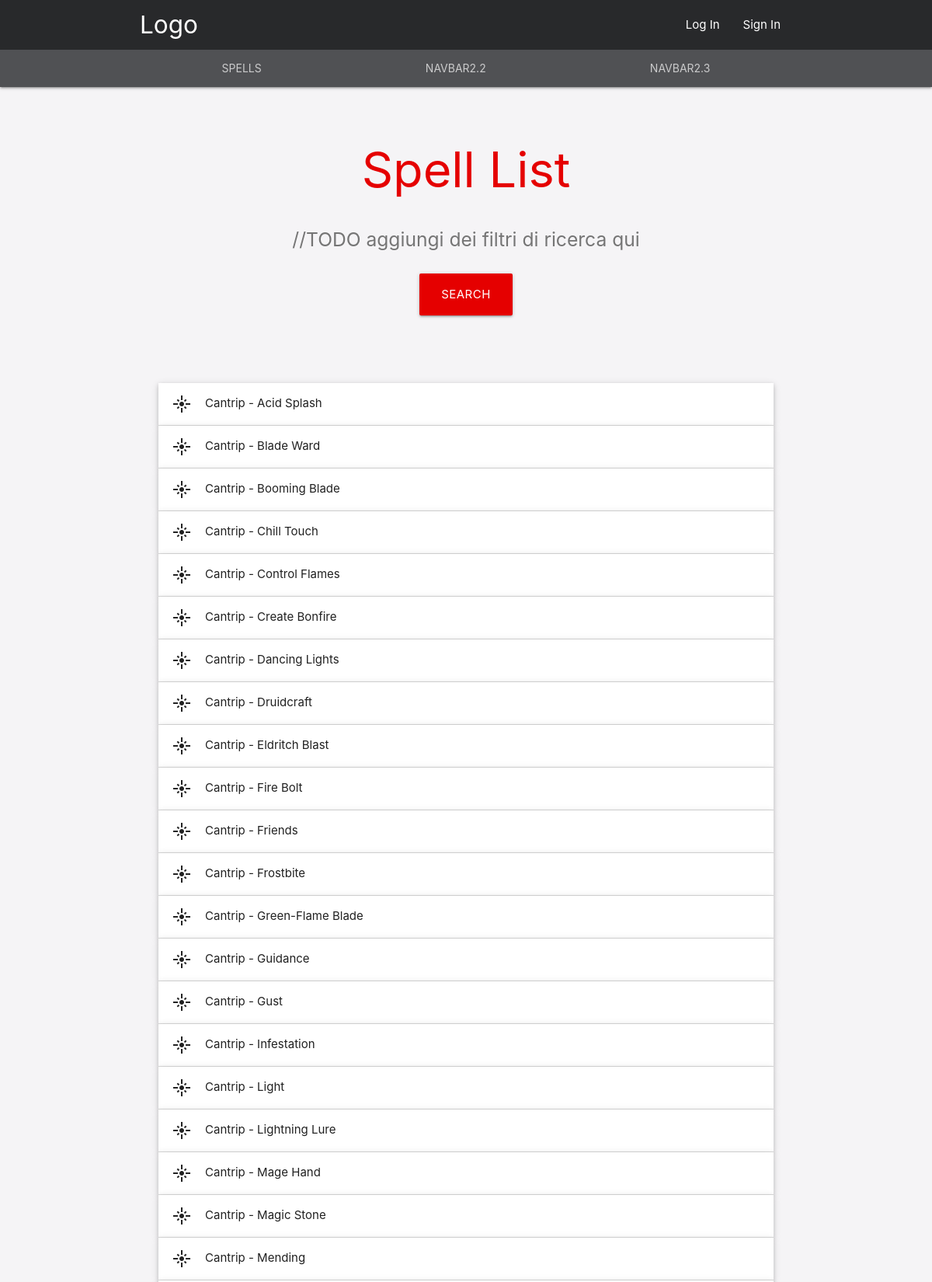
/spells/ (upper part), run on the app's committed database.
### app_spells/models.py (models this page shows, shortened)
class Spell(models.Model):
    CASTING_TIME_CHOICES = (
        ('1_ACTION', '1 Action'),
        ('1_BONUS', '1 Bonus Action'),
        ('1_REACTION', '1 Reaction'),
        ('1_MINUTE', '1 Minute'),
        ('10_MINUTES', '10 Minutes'),
        ('1_HOUR', '1 Hour'),
        ('8_HOURS', '8 Hours'),
        ('12_HOURS', '12 Hours'),
        ('24_HOURS', '24 Hours'),
        ('OTHER', 'Other'),
    )
    DURATION_CHOICES = (
        ('INSTANTANEOUS', 'Instantaneous'),
        ('1_ROUND', '1 Round'),
        ('1_MINUTE', '1 Minute'),
        ('10_MINUTES', '10 Minutes'),
        ('1_HOUR', '1 Hour'),
        ('2_HOURS', '2 Hours'),
        ('8_HOURS', '8 Hours'),
        ('24_HOURS', '24 Hours'),
        ('7_DAYS', '7 Days'),
        ('10_DAYS', '10 Days'),
        ('30_DAYS', '30 Days'),
        ('UNTIL_DISPELLED', 'Until Dispelled'),
        ('OTHER', 'Other'),
    )
    LEVEL_CHOICES = (
        (0, 'Cantrip'),
        (1, '1st'),
        (2, '2nd'),
        (3, '3rd'),
        (4, '4th'),
        (5, '5th'),
        (6, '6th'),
        (7, '7th'),
        (8, '8th'),
        (9, '9th'),
    )
    SCHOOL_CHOICES = (
        ('ABJ', 'Abjuration'),
        ('CON', 'Conjuration'),
        ('DIV', 'Divination'),
        ('ENC', 'Enchantment'),
        ('EVO', 'Evocation'),
        ('ILL', 'Illusion'),
        ('NEC', 'Necromancy'),
        ('TRA', 'Transmutation'),
    )
    SOURCE_BOOK_CHOICES = (
        ('PHB', 'Player\'s Handbook'),
        ('EE', 'Elemental Evil Player\'s Companion'),
        ('SCAG', 'Sword Coast Adventurer\'s Guide'),
        ('XGE', 'Xanathar\'s Guide to Everything'),
        ('OTHER', 'Other'),
    )
    owner = models.ForeignKey('auth.User', related_name='spells', on_delete=models.CASCADE)
    casting_time            = models.CharField(max_length=10, choices=CASTING_TIME_CHOICES)
    casting_time_other      = models.CharField(max_length=50, null=True, blank=True)
    component_material      = models.CharField(max_length=400, null=True, blank=True)
    description             = models.TextField(max_length=4000)
    duration                = models.CharField(max_length=15, choices=DURATION_CHOICES)
    duration_other          = models.CharField(max_length=50, null=True, blank=True)
    level                   = models.PositiveSmallIntegerField(choices=LEVEL_CHOICES)
    name                    = models.CharField(max_length=50, unique=True)
    range                   = models.CharField(max_length=15)
    component_verbal        = models.BooleanField()
    component_somatic       = models.BooleanField()
    concentration           = models.BooleanField()
    ritual                  = models.BooleanField()
    school                  = models.CharField(max_length=4, choices=SCHOOL_CHOICES)
    source_book             = models.CharField(max_length=5, choices=SOURCE_BOOK_CHOICES, null=True, blank=True)
    source_book_other       = models.CharField(max_length=50, null=True, blank=True)
    source_page_number      = models.PositiveSmallIntegerField(null=True, blank=True)
    spell_list              = models.ManyToManyField(CharacterClass, related_name='spells')
    fields = [
        'owner',
        'name',
        'level',
        'school',
        'spell_list',
        'casting_time',
        'casting_time_other',
        'ritual',
        'range',
        'concentration',
        'duration',
        'duration_other',
        'component_verbal',
        'component_somatic',
        'component_material',
        'description',
        'source_book',
        'source_book_other',
        'source_page_number',
    ]
    class Meta(object):
        ordering = ['level', 'name']

### app_spells/views.py (the view)
# urls.py: path('', views.index, name='root'),
def index(request):
    spells = Spell.objects.all()
    context = {
        'spells': spells,
    }
    return render(request, 'app_spells/list.html', context)

### app_spells/templates/app_spells/list.html (shortened to what this page needs)
{% extends "base.html" %}
{% block header %}
				<nav class="nav-extended primary-1" role="navigation">
					<div class="nav-wrapper container">
						<a id="logo-container" href="#" class="brand-logo">Logo</a>
						<ul class="right hide-on-med-and-down">
							<li><a href="#">Log In</a></li>
							<li><a href="#">Sign In</a></li>
						</ul>
					</div>
					<div class="nav-content primary-2">
						<div class="container">
							<ul class="tabs tabs-transparent hide-on-med-and-down">
								<li class="tab"><a href="{% url 'spells:index' %}">Spells</a></li>
								<li class="tab"><a href="#">Navbar2.2</a></li>
								<li class="tab"><a href="#">Navbar2.3</a></li>
							</ul>
						</div>
					</div>
				</nav>
			{% endblock %}
{% block main %}
	<div class="section">
		<div class="container">
			<div class="section">
				<div class="container">
					<h1 class="header center text-accent">Spell List</h1>
					<div class="row center">
						<h5 class="header col s12 text-secondary">//TODO aggiungi dei filtri di ricerca qui</h5>
					</div>
					<div class="row center">
						<a href="#" class="btn-large waves-effect waves-light secondary-1">SEARCH</a>
					</div>
					<br><br>
				</div>
			</div>
			<ul class="collapsible expandable popout">
				{% for spell in spells %}
					<li>
						<div class="collapsible-header">
							<i class="material-icons">flare</i>{{ spell.get_level_display }} - {{ spell.name }}
						</div>
					</li>
				{% endfor %}
			</ul>
		</div>
	</div>
{% endblock %}

### templates/base.html (shortened to what this page needs)
{% load static %}
<!DOCTYPE html>
<html>
	<head>
		{% block style_head %}
			<link rel="stylesheet" type="text/css" href="{% static "/css/materialize.min.css" %}" media="screen,projection">
			<link rel="stylesheet" type="text/css" href="{% static "/css/materialize_icons.css" %}">
			<link rel="stylesheet" type="text/css" href="{% static "/css/style.css" %}">
		{% endblock %}
	</head>
	{% block body_block %}
		<body class="{% block bodyclass %}{% endblock %}">
			{% block header %}{% endblock %}
			{% block main %}{% endblock %}
			<div class="drag-target"></div>
		</body>
	{% endblock %}
</html>

### static/css/style.css (style rules this page uses)
body { display: flex; min-height: 100vh; flex-direction: column; }
.primary-1 { background-color: #28292b !important; color: #ffffff; }
.primary-2 { background-color: #505154 !important; }
.secondary-1 { background-color: #e50000 !important; color: #ffffff; }
body, .background { background-color: #F5F4F6 !important; }
body, .text-primary { color: #212121 !important; }
.text-accent { color: #e50000 !important; }
.text-secondary { color: #757575 !important; }
.tabs { display: flex; }
.tabs .tab { -webkit-box-flex: 1; -webkit-flex-grow: 1; -ms-flex-positive: 1; flex-grow: 1; }

### data on the page
Spell: level "Cantrip", name "Acid Splash"
Spell: level "Cantrip", name "Blade Ward"
Spell: level "Cantrip", name "Booming Blade"
Spell: level "Cantrip", name "Chill Touch"
Spell: level "Cantrip", name "Control Flames"
Spell: level "Cantrip", name "Create Bonfire"
Spell: level "Cantrip", name "Dancing Lights"
Spell: level "Cantrip", name "Druidcraft"
Spell: level "Cantrip", name "Eldritch Blast"
Spell: level "Cantrip", name "Fire Bolt"
Spell: level "Cantrip", name "Friends"
Spell: level "Cantrip", name "Frostbite"
Spell: level "Cantrip", name "Green-Flame Blade"
Spell: level "Cantrip", name "Guidance"
Spell: level "Cantrip", name "Gust"
Spell: level "Cantrip", name "Infestation"
Spell: level "Cantrip", name "Light"
Spell: level "Cantrip", name "Lightning Lure"
Spell: level "Cantrip", name "Mage Hand"
Spell: level "Cantrip", name "Magic Stone"
Spell: level "Cantrip", name "Mending"
